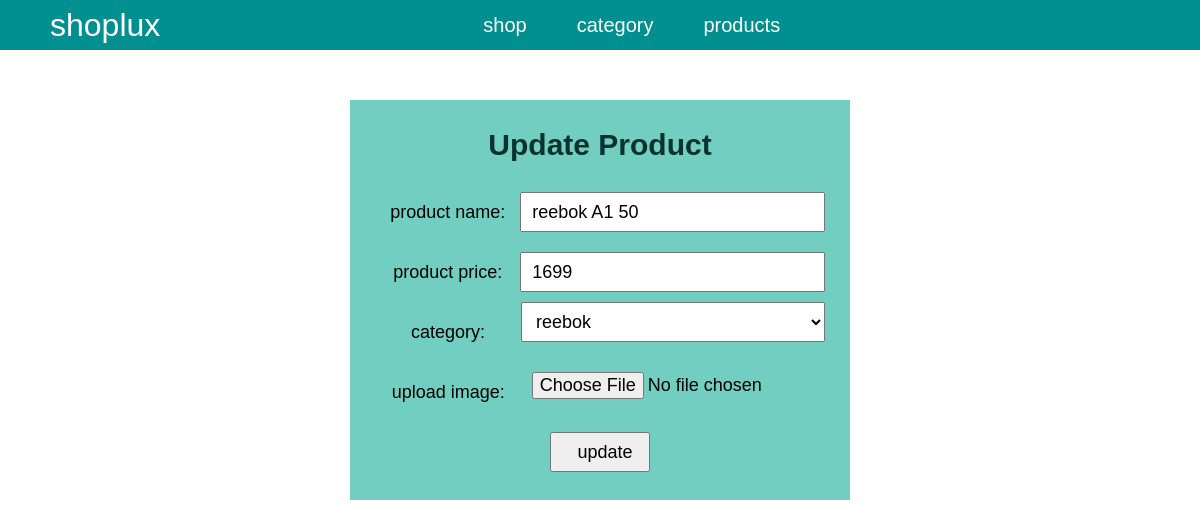
The page /admin/productPage/product.php?pd_id=21 (signed in) on the database its author committed.
### tables this page shows
CREATE TABLE `product` (
  `pd_id` int(11) NOT NULL,
  `product_name` varchar(50) NOT NULL,
  `product_price` int(50) NOT NULL,
  `user_pd` int(11) NOT NULL,
  `product_category` int(50) NOT NULL,
  `product_img` varchar(50) NOT NULL
);

CREATE TABLE `category` (
  `cate_sr` int(11) NOT NULL,
  `category_name` varchar(20) NOT NULL,
  `no_of_item` int(255) NOT NULL,
  `user_cate` int(11) NOT NULL
);

### admin/productPage/product.php (the view, shortened to what this page needs)
<?php include("../header.php")?>
    <div class="product_cont">
        <div class="add_product">
        <?php
        $user_id = $_SESSION['userid'];
        if(isset($_GET['pd_id']))
        {
            $pd_id = $_GET['pd_id'];
        ?>
        <form action="update_product.php" method="POST" enctype="multipart/form-data">
                <h2>update product</h2>
                <?php
                    include("../config.php");
                    $sql_update = "select * from product join category on product.product_category = category.cate_sr where pd_id = $pd_id";
                    $result_update = mysqli_query($conn,$sql_update);
                    if(mysqli_num_rows($result_update)>0)
                    {
                        while($rows_up = mysqli_fetch_assoc($result_update))
                        {
                            ?>
                <div class="input_field">
                    <label>product name:</label>
                    <input type="text" name="product_name" value="<?php echo $rows_up['product_name'];?>">
                </div>
                <div class="input_field">
                    <label>product price:</label>
                    <input type="text" name="product_price" value="<?php echo $rows_up['product_price'];?>">
                </div>
                <div class="input_field">
                    <label>category:</label>
                    <select name="product_category">
                    <option selected value="<?php echo $rows_up['cate_sr'];?>"><?php echo $rows_up['category_name'];?></option>
                        <?php
                    include("../config.php");
                    $sql_update = "select * from category join users on category.user_cate=users.user_sr where category.user_cate = {$user_id} ";
                    $result_update = mysqli_query($conn,$sql_update);
                            ?>
                    </select>
                </div>
                <div class="input_field">
                    <label>upload image:</label>
                    <input type="file" name="pd_img">
                </div>
                <div class="input_field" id="submit">
                    <input type="submit" name="update_product" value="update">
                </div>
            </form>
            <?php
           }
            }
            }
            ?>
        </div>
    </div>
</body>
</html>

### admin/shopPage/shop2.css (style rules this page uses)
.input_field { width: 80%; height: 50px; margin-bottom: 30px; display: flex; justify-content: center; align-items: center; }
.input_field label { font-size: 20px; width: 20%; text-align: center; }
.input_field input { width: 80%; height: 100%; font-size: 20px; padding-left: 10px; outline: none; }

### admin/productPage/product2.css (style rules this page uses)
.product_cont { padding: 50px 0; width: 100%; display: flex; justify-content: center; align-items: center; flex-direction: column; }
.product_cont .add_product form { width: 500px; height: 400px; background-color: rgb(113, 206, 193); display: flex; justify-content: center; align-items: center; flex-direction: column; padding: 0; }
.product_cont .add_product form h2 { margin-bottom: 30px; margin-top: 20px; font-size: 30px; text-transform: capitalize; color: rgb(10, 51, 46); }
.product_cont .add_product form .input_field ,.product_cont .add_product form .input_field select { width: 90%; height: 40px; margin-bottom: 20px; display: flex; justify-content: center; align-items: center; }
.product_cont .add_product form .input_field label { font-size: 18px; flex: 1; }
.product_cont .add_product form .input_field input, .product_cont .add_product form .input_field select { font-size: 18px; height: 100%; flex: 2; outline: none; padding-left: 10px; }
#submit { width: 100px; text-align: center; cursor: pointer; }

### admin/header.php (style rules this page uses)
* { margin: 0; padding: 0; box-sizing: border-box; font-family: Arial, Helvetica, sans-serif; }

### rows shown on the page
product: product_name "reebok A1 50", product_price "1699", product_category "reebok"
